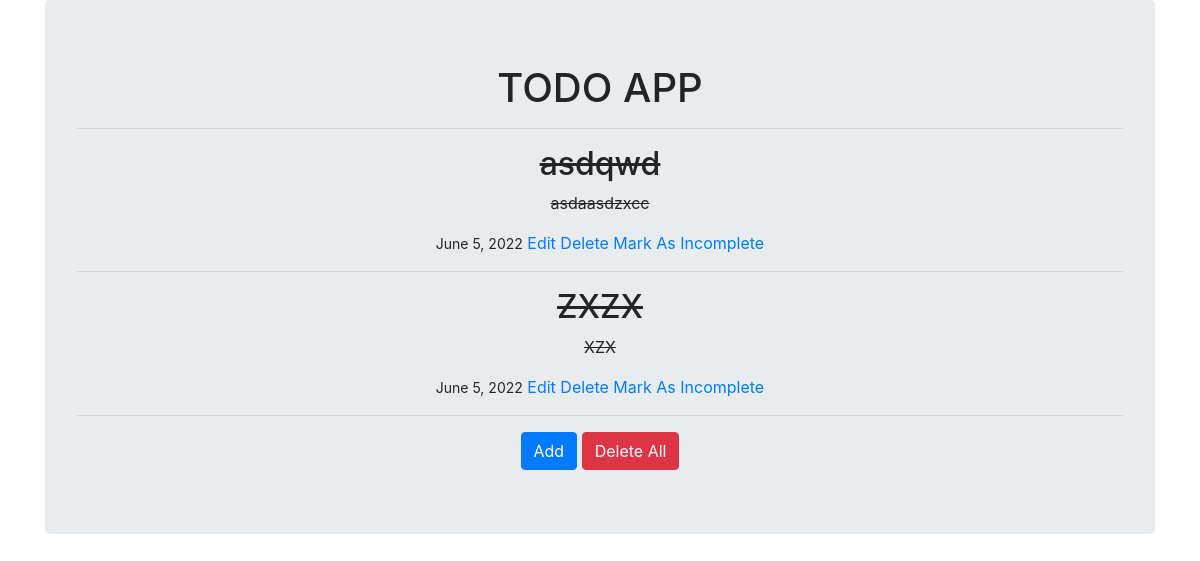
/home/, run on the app's committed database.
### mainapp/models.py (models this page shows, shortened)
class TODO(models.Model):
    title = models.CharField(max_length=25)
    desc = models.CharField(max_length=250)
    is_completed = models.BooleanField(default=False)
    date_posted = models.DateField(auto_now_add=True)

### mainapp/views.py (the view)
# urls.py: 2. Add a URL to urlpatterns:  path('', views.home, name='home')
def home(request):
    todos = TODO.objects.all()
    context = {'todos':todos}
    return render(request, 'home.html', context)

### mainapp/templates/home.html (shortened to what this page needs)
{% extends 'core/base.html'%}
{% block content %}
    <h1 style="text-align: center ;">TODO APP</h1>
    <hr>
    <div style="text-align: center ;">
        {%if todos%}
            {% for todo in todos%}
                {%if todo.is_completed%}
                    <del><h2>{{todo.title}}</h2></del>
                    <del><p>{{todo.desc}}</p></del>
                {%else%}
                    <h2>{{todo.title}}</h2>
                    <p>{{todo.desc}}</p>
                {%endif%}
                <small>{{todo.date_posted}}</small>
                <a href="{% url 'edit' id=todo.id%}">Edit</a>
                <a href="{% url 'delete' id=todo.id%}">Delete</a>
                {%if todo.is_completed%}
                    <a href="{% url 'mark-as-complete' id=todo.id %}">Mark As Incomplete</a>
                {%else%}
                    <a href="{% url 'mark-as-complete' id=todo.id %}">Mark As Complete</a>
                {%endif%}
                <hr>
            {%endfor%}
        {%else%}
            <h3>NO TASK LEFT</h3>
            <hr>
        {%endif%}
        <a href="{% url 'add' %}" class="btn btn-primary">Add</a>
        <a href="{% url 'delete-all' %}" class="btn btn-danger">Delete All</a>
    </div>
{% endblock content %}

### data on the page
TODO: title "asdqwd", desc "asdaasdzxcc", date_posted "June 5, 2022", is_completed "Mark As Incomplete"
TODO: title "ZXZX", desc "XZX", date_posted "June 5, 2022", is_completed "Mark As Incomplete"
